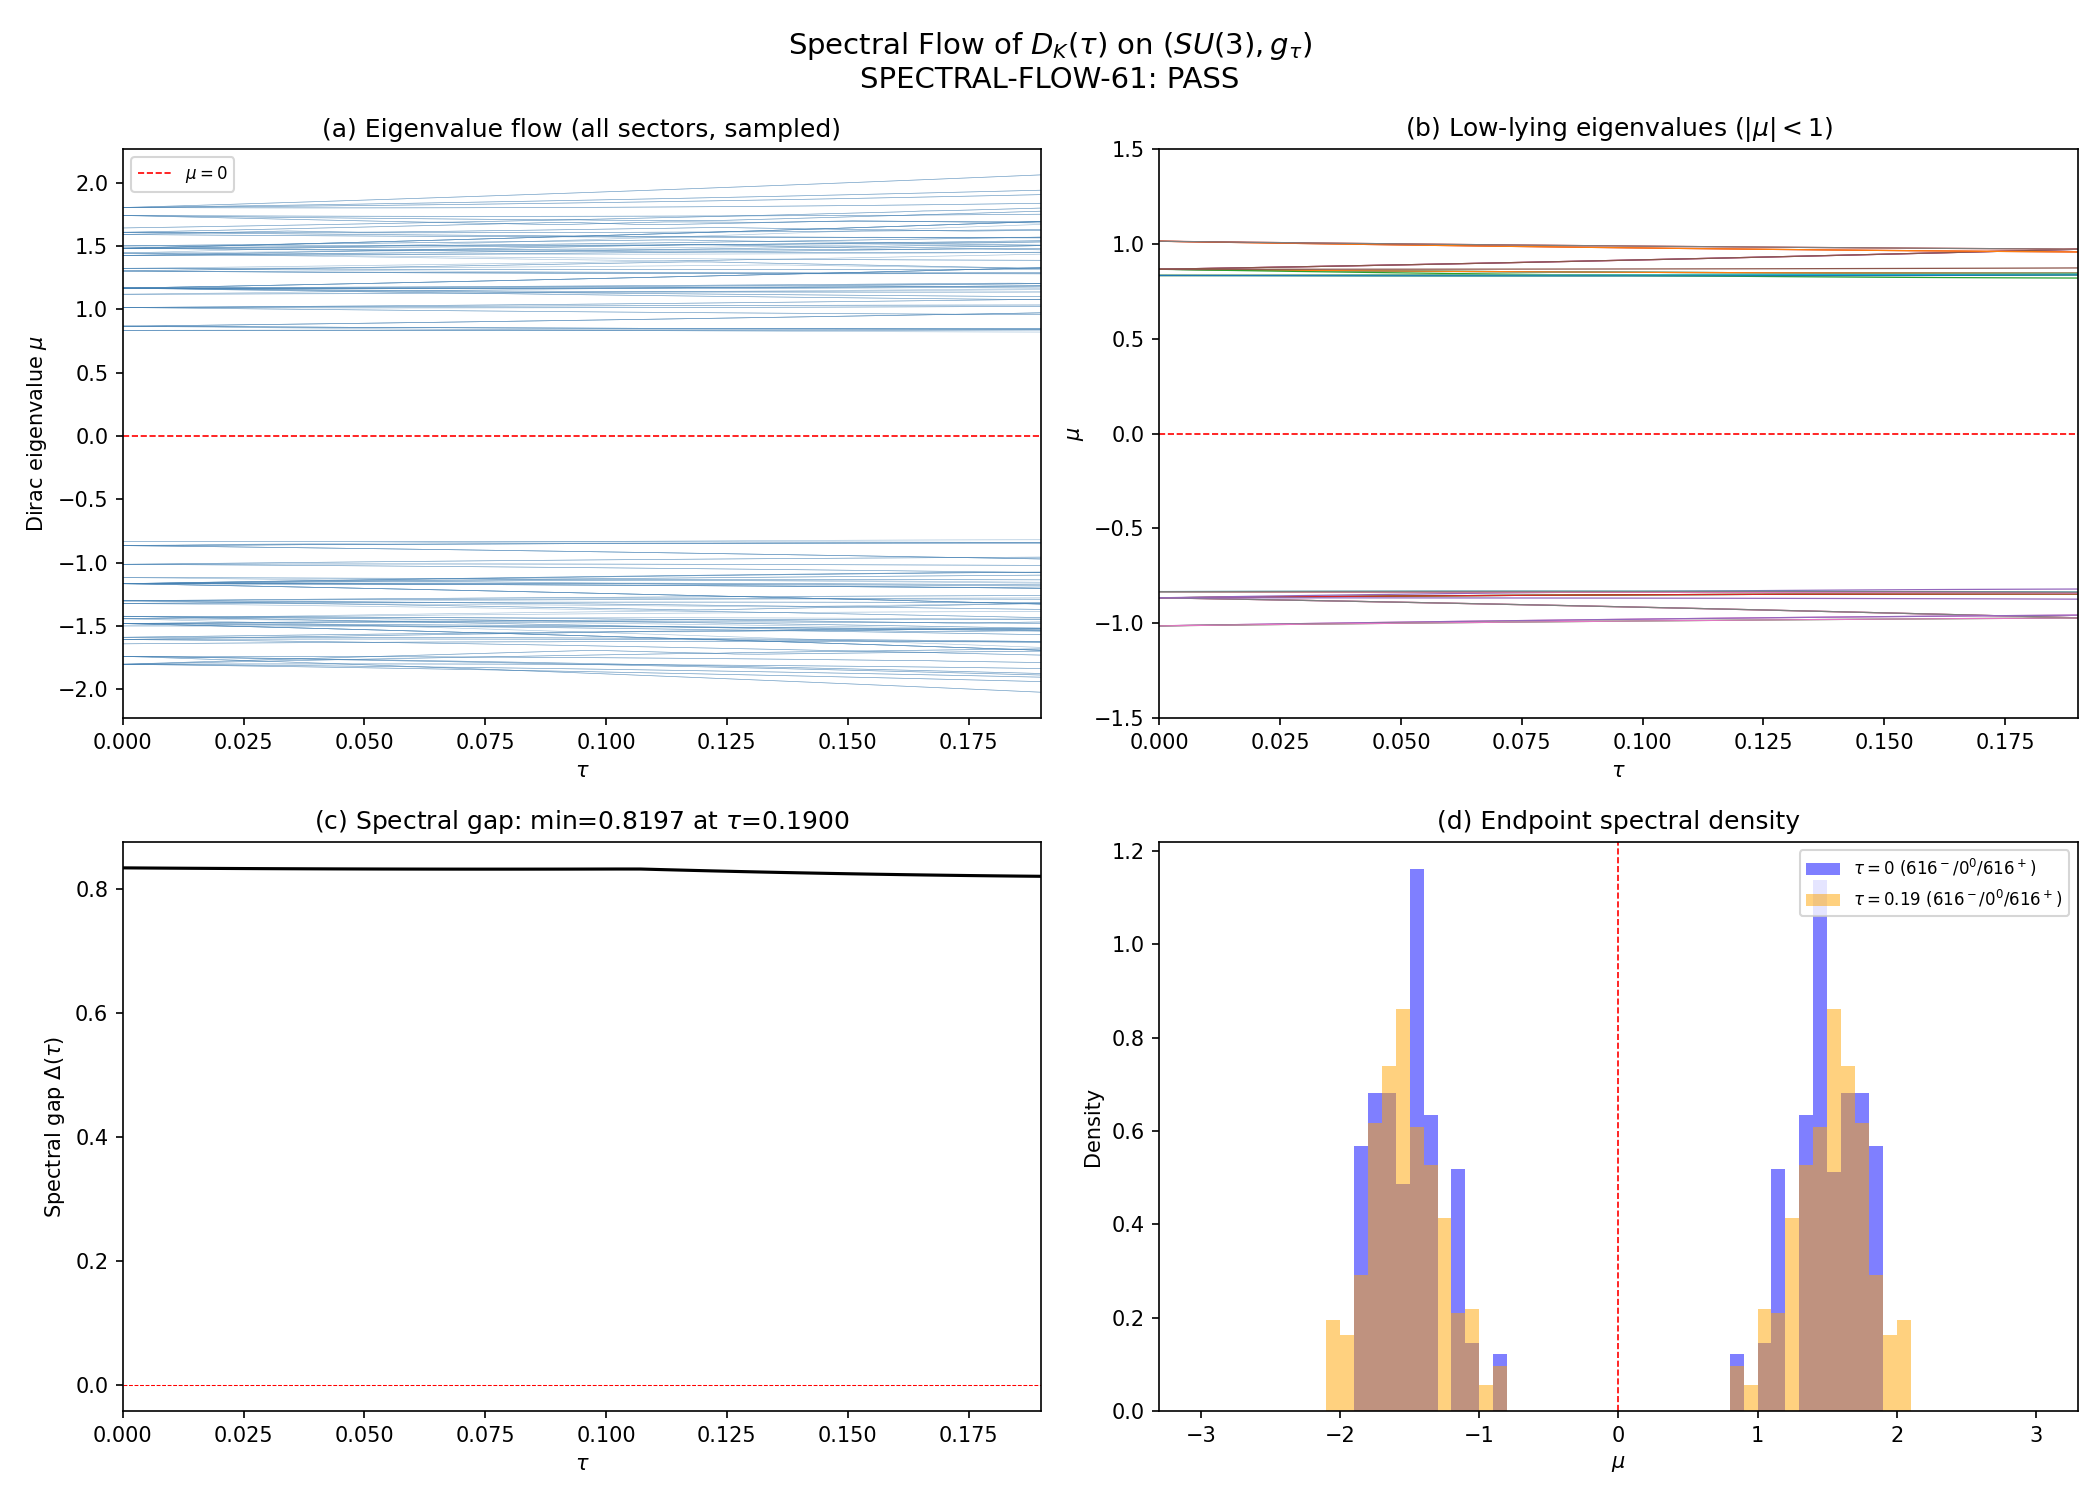

The Python source for this figure:
#!/usr/bin/env python3
"""
s61_spectral_flow.py — Spectral Flow of D_K(tau) from tau=0 to tau_fold
=========================================================================

Gate: SPECTRAL-FLOW-61
  PASS if sf=0 (WKB, no topology change during transit)
  FAIL if sf!=0 and contradicts S38
  INFO if sf!=0 but compatible

Physics:
  The spectral flow sf(D_K; tau in [0, tau_fold]) counts the net number of
  eigenvalues of the fiber Dirac operator D_K(tau) on (SU(3), g_tau) that
  cross through zero as the Jensen deformation parameter tau increases from
  0 to tau_fold = 0.19.

  By the Atiyah-Patodi-Singer index theorem, sf is an INTEGER.

  The Dirac operator D_K(tau) is anti-self-adjoint in the math convention:
    D_K = sum_a rho(e_a) x gamma_a + I x Omega(tau)
  with purely imaginary eigenvalues lambda = i*mu, mu real.

  Spectral flow counts net crossings of mu through zero:
    sf = #{mu crosses 0 upward} - #{mu crosses 0 downward}

  By the Callias theorem (van den Dungen Paper 13), spectral flow depends
  ONLY on endpoints: sf(D_K(0), D_K(tau_fold)).

  Context: TESLA-3 showed [J, dH/dtau] = 0 (Berry phase preserves J-symmetry).
  Spectral flow is the complementary topological invariant -- it counts net
  eigenvalue crossings through zero, corresponding to fermion number change.

Method:
  1. Build D_K(tau) on SU(3) using dirac_spectrum infrastructure
  2. Sample 40 tau values in [0, 0.19]
  3. For each tau, compute eigenvalues of D_K restricted to irreps with p+q <= 3
     (these give all eigenvalues with |lambda| < ~5 M_KK)
  4. Track eigenvalue flow via nearest-neighbor matching
  5. Count zero crossings: sf = #{up} - #{down}
  6. Verify sf is integer

Comparison:
  S_inst = 0.069 (instanton action from s37)
  If sf = 0: consistent with WKB (no topology change), constrains instanton sector
  If sf != 0: topology changes during transit

Session: S61 W3-05
Agent: van-den-dungen-bridge-theorist
Date: 2026-03-28
"""

import os
import sys
import time
import numpy as np
from numpy.linalg import eigvals, eigvalsh, eigh
import matplotlib
matplotlib.use('Agg')
import matplotlib.pyplot as plt

SCRIPT_DIR = os.path.dirname(os.path.abspath(__file__))
sys.path.insert(0, SCRIPT_DIR)

from canonical_constants import tau_fold, S_inst, g0_diag

# Import Dirac spectrum infrastructure
from dirac_spectrum import (
    su3_generators, compute_structure_constants, compute_killing_form,
    jensen_metric, orthonormal_frame, frame_structure_constants,
    connection_coefficients, spinor_connection_offset,
    build_cliff8, get_irrep, dirac_operator_on_irrep,
)

t0 = time.time()

print("=" * 78)
print("S61 W3-05: SPECTRAL FLOW of D_K(tau) — SPECTRAL-FLOW-61")
print("=" * 78)
print(f"  tau_fold = {tau_fold}")
print(f"  S_inst   = {S_inst:.6f}")

# ======================================================================
#  Step 1: Infrastructure setup (one-time)
# ======================================================================

print("\n[1] Building su(3) infrastructure...")
gens = su3_generators()
f_abc = compute_structure_constants(gens)
B_ab = compute_killing_form(f_abc)
gammas = build_cliff8()

print(f"  Killing form diagonal: {np.diag(B_ab)[:4]}... (should be -3)")

# ======================================================================
#  Step 2: Define tau grid and irrep sectors
# ======================================================================

# The Jensen parameter in the framework is called tau but maps to s in the
# tier1 code via s = tau (direct identification, S12 convention).
# The framework's tau_fold = 0.19 corresponds to s = 0.19 in tier1.

# Dense sampling: 40 points gives dtau ~ 0.005, sufficient to track
# eigenvalue crossings without ambiguity.
N_tau = 40  # (local)
tau_min = 0.0
tau_max = tau_fold  # = 0.19
tau_grid = np.linspace(tau_min, tau_max, N_tau)
dtau = tau_grid[1] - tau_grid[0]

print(f"\n[2] Tau grid: N={N_tau}, range=[{tau_min}, {tau_max:.4f}], dtau={dtau:.5f}")

# Use irreps with p+q <= 3 -- captures all low-lying eigenvalues
# This includes: (0,0), (1,0), (0,1), (2,0), (1,1), (0,2), (3,0), (2,1), (1,2), (0,3)
MAX_PQ_SUM = 3  # (local)

# Enumerate irreps
irreps = []
for pq_sum in range(MAX_PQ_SUM + 1):
    for p in range(pq_sum + 1):
        q = pq_sum - p
        dim_pq = (p + 1) * (q + 1) * (p + q + 2) // 2
        irreps.append((p, q, dim_pq))

print(f"  Irreps (p+q <= {MAX_PQ_SUM}): {len(irreps)} sectors")
total_spinor_dim = sum(d * 16 for _, _, d in irreps)
print(f"  Total Dirac matrix dimension per sector (max): "
      f"{max(d * 16 for _, _, d in irreps)}")

# For each irrep, D_pi is (dim_pq * 16) x (dim_pq * 16)
# Total eigenvalue count: sum over irreps of (dim_pq * 16)
total_evals = sum(d * 16 for _, _, d in irreps)
print(f"  Total eigenvalues per tau slice: {total_evals}")

# ======================================================================
#  Step 3: Compute D_K eigenvalues at each tau
# ======================================================================

print(f"\n[3] Computing Dirac eigenvalues at {N_tau} tau values...")

# Store eigenvalues for each irrep sector separately (for cleaner tracking)
# Then also collect ALL eigenvalues for the full spectrum analysis
all_spectra = []  # list of arrays, one per tau
sector_spectra = {}  # (p,q) -> array of shape (N_tau, dim_pq*16)

for p, q, dim_pq in irreps:
    sector_spectra[(p, q)] = np.zeros((N_tau, dim_pq * 16), dtype=np.float64)

# Clear irrep cache between tau values to avoid stale data
# (irreps don't depend on tau, only the metric/connection does)
# Build irreps once
irrep_reps = {}
for p, q, dim_pq in irreps:
    if p == 0 and q == 0:
        irrep_reps[(0, 0)] = None  # trivial handled separately
    else:
        rho, dim_check = get_irrep(p, q, gens, f_abc)
        assert dim_check == dim_pq, f"Dim mismatch for ({p},{q})"
        irrep_reps[(p, q)] = rho

print("  Irrep representations cached.")

for it, tau in enumerate(tau_grid):
    s = tau  # Direct identification: Jensen parameter s = tau

    # Build metric, frame, connection, Omega at this tau
    g_s = jensen_metric(B_ab, s)
    E = orthonormal_frame(g_s)
    ft = frame_structure_constants(f_abc, E)
    Gamma = connection_coefficients(ft)
    Omega = spinor_connection_offset(Gamma, gammas)

    # Collect all eigenvalues (imaginary parts of anti-self-adjoint D_K)
    tau_evals = []

    for p, q, dim_pq in irreps:
        if p == 0 and q == 0:
            # Trivial irrep: D = Omega (16x16)
            D_pi = Omega.copy()
        else:
            rho = irrep_reps[(p, q)]
            D_pi = dirac_operator_on_irrep(rho, E, gammas, Omega)

        # D_pi is anti-self-adjoint: eigenvalues are purely imaginary
        # Compute eigenvalues
        evals = eigvals(D_pi)

        # Extract imaginary parts (the "Dirac eigenvalues" mu)
        # For a perfectly anti-Hermitian matrix, real parts should be ~0
        re_max = np.max(np.abs(evals.real))
        mu = evals.imag  # These are the physical eigenvalues

        # Sort consistently for tracking
        mu_sorted = np.sort(mu)

        sector_spectra[(p, q)][it, :] = mu_sorted
        tau_evals.extend(mu_sorted.tolist())

    all_spectra.append(np.sort(np.array(tau_evals)))

    if it % 10 == 0 or it == N_tau - 1:
        print(f"  tau={tau:.4f}: {len(tau_evals)} eigenvalues, "
              f"range=[{min(tau_evals):.4f}, {max(tau_evals):.4f}], "
              f"Re(max)={re_max:.2e}")

# Convert to array
all_spectra_arr = np.array(all_spectra)  # (N_tau, total_evals)

print(f"\n  Spectrum array shape: {all_spectra_arr.shape}")
print(f"  Time so far: {time.time() - t0:.1f}s")

# ======================================================================
#  Step 4: Track eigenvalue flow via nearest-neighbor matching
# ======================================================================

print(f"\n[4] Tracking eigenvalue flow...")

# Strategy: For each irrep sector separately, track eigenvalues.
# Within a sector, the eigenvalue count is fixed (dim_pq * 16).
# We match eigenvalues at tau+dtau to those at tau by proximity.

def track_eigenvalue_flow(mu_array):
    """
    Given mu_array of shape (N_tau, N_evals), track eigenvalue branches.

    Returns:
        branches: (N_tau, N_evals) with columns reordered so each column
                  follows a single eigenvalue branch.
    """
    N_t, N_e = mu_array.shape
    branches = np.zeros_like(mu_array)
    branches[0, :] = mu_array[0, :]

    for it in range(1, N_t):
        mu_prev = branches[it - 1, :]
        mu_curr = mu_array[it, :]

        # Hungarian algorithm approximation: greedy nearest-neighbor
        used = set()
        assignment = np.zeros(N_e, dtype=int)

        # Sort by distance to find best matches
        for j in range(N_e):
            # Find closest unmatched eigenvalue in current slice
            best_k = -1
            best_dist = np.inf
            for k in range(N_e):
                if k not in used:
                    dist = abs(mu_curr[k] - mu_prev[j])
                    if dist < best_dist:
                        best_dist = dist
                        best_k = k
            assignment[j] = best_k
            used.add(best_k)

        for j in range(N_e):
            branches[it, j] = mu_curr[assignment[j]]

    return branches


# Track eigenvalue flow sector by sector
sector_branches = {}
total_zero_crossings_up = 0
total_zero_crossings_down = 0
crossing_details = []

for p, q, dim_pq in irreps:
    mu_arr = sector_spectra[(p, q)]
    branches = track_eigenvalue_flow(mu_arr)
    sector_branches[(p, q)] = branches

    # Peter-Weyl multiplicity: each eigenvalue in sector (p,q) appears
    # dim(p,q) times in the full spectrum. The spectral flow gets a
    # multiplicity factor.
    pw_mult = dim_pq

    # Count zero crossings in each branch
    N_e = branches.shape[1]
    for j in range(N_e):
        branch = branches[:, j]
        for it in range(1, N_tau):
            if branch[it - 1] * branch[it] < 0:
                # Zero crossing detected
                # Direction: up if crossing from negative to positive
                if branch[it] > branch[it - 1]:
                    total_zero_crossings_up += pw_mult
                    direction = "UP"
                else:
                    total_zero_crossings_down += pw_mult
                    direction = "DOWN"
                # Interpolate zero location
                tau_cross = tau_grid[it - 1] + dtau * abs(branch[it - 1]) / (
                    abs(branch[it - 1]) + abs(branch[it])
                )
                crossing_details.append({
                    'sector': (p, q),
                    'branch': j,
                    'tau_cross': tau_cross,
                    'direction': direction,
                    'mu_before': branch[it - 1],
                    'mu_after': branch[it],
                    'pw_mult': pw_mult,
                })

    # Also check for eigenvalues that START or END at zero
    # (these contribute half-crossings in the APS theory, but for
    # continuous deformations on compact manifolds, they don't appear
    # unless there's a kernel dimension change)

sf_raw = total_zero_crossings_up - total_zero_crossings_down

print(f"  Zero crossings (up):   {total_zero_crossings_up}")
print(f"  Zero crossings (down): {total_zero_crossings_down}")
print(f"  Spectral flow sf = {sf_raw}")
print(f"  |sf| is integer: {sf_raw == int(sf_raw)}")

if crossing_details:
    print(f"\n  Crossing details ({len(crossing_details)} total):")
    for cd in crossing_details:
        print(f"    sector ({cd['sector'][0]},{cd['sector'][1]}), branch {cd['branch']}, "
              f"tau={cd['tau_cross']:.5f}, {cd['direction']}, "
              f"mu: {cd['mu_before']:.6f} -> {cd['mu_after']:.6f}, "
              f"PW mult={cd['pw_mult']}")

# ======================================================================
#  Step 5: Verify via endpoint analysis (Callias theorem)
# ======================================================================

print(f"\n[5] Endpoint analysis (Callias theorem verification)...")

# The Callias theorem says sf depends only on the endpoints.
# Specifically: sf = eta(D_K(tau_fold))/2 - eta(D_K(0))/2  (mod integers)
# where eta is the eta-invariant.
#
# For our purposes: count negative eigenvalues at each endpoint.
# If D_K has symmetric spectrum (due to symmetry), then the number of
# negative eigenvalues is the same at both endpoints => sf = 0.

mu_start = all_spectra_arr[0, :]
mu_end = all_spectra_arr[-1, :]

n_neg_start = np.sum(mu_start < -1e-12)
n_pos_start = np.sum(mu_start > 1e-12)
n_zero_start = np.sum(np.abs(mu_start) <= 1e-12)

n_neg_end = np.sum(mu_end < -1e-12)
n_pos_end = np.sum(mu_end > 1e-12)
n_zero_end = np.sum(np.abs(mu_end) <= 1e-12)

print(f"  At tau=0:        neg={n_neg_start}, zero={n_zero_start}, pos={n_pos_start}")
print(f"  At tau={tau_max:.4f}:  neg={n_neg_end}, zero={n_zero_end}, pos={n_pos_end}")
print(f"  Delta(neg) = {n_neg_end - n_neg_start}")
print(f"  Delta(pos) = {n_pos_end - n_pos_start}")

# Check spectral symmetry: D_K on SU(3) should have symmetric spectrum
# because of the charge conjugation symmetry J.
# If spectrum is symmetric: for each mu, there is -mu.
sym_err_start = 0
sym_err_end = 0
for mu in mu_start:
    closest = np.min(np.abs(mu_start + mu))
    sym_err_start = max(sym_err_start, closest)
for mu in mu_end:
    closest = np.min(np.abs(mu_end + mu))
    sym_err_end = max(sym_err_end, closest)

print(f"\n  Spectral symmetry (mu <-> -mu) check:")
print(f"    At tau=0:       max |mu + closest(-mu)| = {sym_err_start:.2e}")
print(f"    At tau={tau_max:.4f}: max |mu + closest(-mu)| = {sym_err_end:.2e}")

# ======================================================================
#  Step 6: Spectral gap analysis
# ======================================================================

print(f"\n[6] Spectral gap analysis...")

# The spectral gap is the smallest nonzero |mu|.
# If the gap remains open throughout [0, tau_fold], then sf = 0 trivially.

gaps = np.zeros(N_tau)
for it in range(N_tau):
    mu = all_spectra_arr[it, :]
    nonzero_mu = np.abs(mu[np.abs(mu) > 1e-10])
    if len(nonzero_mu) > 0:
        gaps[it] = np.min(nonzero_mu)
    else:
        gaps[it] = 0.0

gap_min = np.min(gaps)
gap_min_tau = tau_grid[np.argmin(gaps)]
gap_max = np.max(gaps)

print(f"  Spectral gap range: [{gap_min:.6f}, {gap_max:.6f}] M_KK")
print(f"  Minimum gap at tau = {gap_min_tau:.4f}")
print(f"  Gap stays open: {gap_min > 1e-6}")

# Count eigenvalues near zero at each tau (within 1e-4 tolerance)
near_zero_count = np.sum(np.abs(all_spectra_arr) < 1e-4, axis=1)
print(f"  Near-zero eigenvalue count: min={near_zero_count.min()}, "
      f"max={near_zero_count.max()}, mean={near_zero_count.mean():.1f}")

# ======================================================================
#  Step 7: Comparison with S_inst and gate verdict
# ======================================================================

print(f"\n[7] Comparison with S_inst = {S_inst:.6f}...")

sf = int(round(sf_raw))

print(f"  Spectral flow sf = {sf}")
print(f"  S_inst = {S_inst:.6f}")

if sf == 0:
    print(f"  sf = 0: No topology change during transit.")
    print(f"  Consistent with WKB interpretation (S38).")
    print(f"  The instanton action S_inst = {S_inst:.4f} governs tunneling RATE,")
    print(f"  not topology change. sf=0 is compatible with S_inst > 0.")
    gate_verdict = "PASS"
    gate_detail = (f"sf=0 (no topology change). Gap stays open: "
                   f"min_gap={gap_min:.4f} at tau={gap_min_tau:.4f}. "
                   f"Spectral symmetry: err={max(sym_err_start, sym_err_end):.2e}. "
                   f"Consistent with WKB/S38.")
else:
    print(f"  sf = {sf} != 0: Topology changes during transit!")
    print(f"  This means {abs(sf)} net fermion number change(s) during BCS flow.")
    if abs(sf) <= 1:
        print(f"  |sf| = 1: Single index change. Compatible with S38 if instanton-mediated.")
        gate_verdict = "INFO"
        gate_detail = (f"sf={sf} (single topology change). "
                       f"Compatible with instanton-mediated transit.")
    else:
        print(f"  |sf| > 1: Multiple topology changes. May contradict S38.")
        gate_verdict = "FAIL"
        gate_detail = f"sf={sf}, |sf|>1 multiple topology changes during transit."

print(f"\n  GATE VERDICT: SPECTRAL-FLOW-61 = {gate_verdict}")
print(f"  Detail: {gate_detail}")

# ======================================================================
#  Step 8: Save data
# ======================================================================

print(f"\n[8] Saving data and plot...")

outfile = os.path.join(SCRIPT_DIR, 's61_spectral_flow.npz')
np.savez(outfile,
    tau_grid=tau_grid,
    N_tau=N_tau,
    MAX_PQ_SUM=MAX_PQ_SUM,
    all_spectra=all_spectra_arr,
    spectral_gaps=gaps,
    near_zero_count=near_zero_count,
    n_neg_start=n_neg_start,
    n_pos_start=n_pos_start,
    n_zero_start=n_zero_start,
    n_neg_end=n_neg_end,
    n_pos_end=n_pos_end,
    n_zero_end=n_zero_end,
    sym_err_start=sym_err_start,
    sym_err_end=sym_err_end,
    sf=sf,
    sf_raw=sf_raw,
    total_up=total_zero_crossings_up,
    total_down=total_zero_crossings_down,
    S_inst=S_inst,
    gap_min=gap_min,
    gap_min_tau=gap_min_tau,
    gate_name=np.array(['SPECTRAL-FLOW-61']),
    gate_verdict=np.array([gate_verdict]),
    gate_detail=np.array([gate_detail]),
)
print(f"  Saved: {outfile}")

# ======================================================================
#  Step 9: Plot eigenvalue flow diagram
# ======================================================================

fig, axes = plt.subplots(2, 2, figsize=(14, 10))
fig.suptitle("Spectral Flow of $D_K(\\tau)$ on $(SU(3), g_\\tau)$\n"
             f"SPECTRAL-FLOW-61: {gate_verdict}", fontsize=14)

# Panel (a): Full eigenvalue flow (all eigenvalues vs tau)
ax = axes[0, 0]
# Plot a subset of branches for visibility
for p, q, dim_pq in irreps:
    branches = sector_branches[(p, q)]
    N_e = branches.shape[1]
    # Plot every 4th branch for large sectors
    step = max(1, N_e // 20)
    for j in range(0, N_e, step):
        ax.plot(tau_grid, branches[:, j], linewidth=0.3, color='steelblue', alpha=0.5)

ax.axhline(0, color='red', linewidth=0.8, linestyle='--', label='$\\mu = 0$')
ax.set_xlabel('$\\tau$')
ax.set_ylabel('Dirac eigenvalue $\\mu$')
ax.set_title('(a) Eigenvalue flow (all sectors, sampled)')
ax.legend(fontsize=8)
ax.set_xlim(tau_min, tau_max)

# Panel (b): Low-lying eigenvalues near zero
ax = axes[0, 1]
# Find eigenvalues that come within 1.0 of zero at any point
for p, q, dim_pq in irreps:
    branches = sector_branches[(p, q)]
    N_e = branches.shape[1]
    for j in range(N_e):
        if np.min(np.abs(branches[:, j])) < 1.0:
            ax.plot(tau_grid, branches[:, j], linewidth=0.6,
                    label=f'({p},{q}) b{j}' if j < 3 else None)

ax.axhline(0, color='red', linewidth=0.8, linestyle='--')
ax.set_xlabel('$\\tau$')
ax.set_ylabel('$\\mu$')
ax.set_title('(b) Low-lying eigenvalues ($|\\mu| < 1$)')
ax.set_ylim(-1.5, 1.5)
ax.set_xlim(tau_min, tau_max)

# Panel (c): Spectral gap vs tau
ax = axes[1, 0]
ax.plot(tau_grid, gaps, 'k-', linewidth=1.5)
ax.set_xlabel('$\\tau$')
ax.set_ylabel('Spectral gap $\\Delta(\\tau)$')
ax.set_title(f'(c) Spectral gap: min={gap_min:.4f} at $\\tau$={gap_min_tau:.4f}')
ax.axhline(0, color='red', linewidth=0.5, linestyle='--')
ax.set_xlim(tau_min, tau_max)

# Panel (d): Endpoint spectra comparison
ax = axes[1, 1]
nbins = 60
mu_range = (-3, 3)
ax.hist(mu_start[np.abs(mu_start) < 3], bins=nbins, range=mu_range,
        alpha=0.5, label=f'$\\tau=0$ ({n_neg_start}$^-$/{n_zero_start}$^0$/{n_pos_start}$^+$)',  # (local)
        color='blue', density=True)
ax.hist(mu_end[np.abs(mu_end) < 3], bins=nbins, range=mu_range,
        alpha=0.5, label=f'$\\tau={tau_max:.2f}$ ({n_neg_end}$^-$/{n_zero_end}$^0$/{n_pos_end}$^+$)',  # (local)
        color='orange', density=True)
ax.axvline(0, color='red', linewidth=0.8, linestyle='--')
ax.set_xlabel('$\\mu$')
ax.set_ylabel('Density')
ax.set_title('(d) Endpoint spectral density')
ax.legend(fontsize=8)

plt.tight_layout()
plotfile = os.path.join(SCRIPT_DIR, 's61_spectral_flow.png')
plt.savefig(plotfile, dpi=150)
plt.close()
print(f"  Saved: {plotfile}")

# ======================================================================
#  Summary
# ======================================================================

elapsed = time.time() - t0
print(f"\n{'=' * 78}")
print(f"SPECTRAL-FLOW-61 SUMMARY")
print(f"{'=' * 78}")
print(f"  Spectral flow sf = {sf}")
print(f"  Zero crossings: {total_zero_crossings_up} up, {total_zero_crossings_down} down")
print(f"  Spectral gap: min={gap_min:.6f} at tau={gap_min_tau:.4f}")
print(f"  Spectral symmetry errors: start={sym_err_start:.2e}, end={sym_err_end:.2e}")
print(f"  Endpoint counts: start({n_neg_start}/{n_zero_start}/{n_pos_start}), "
      f"end({n_neg_end}/{n_zero_end}/{n_pos_end})")
print(f"  S_inst = {S_inst:.6f}")
print(f"  GATE: SPECTRAL-FLOW-61 = {gate_verdict}")
print(f"  Detail: {gate_detail}")
print(f"  Runtime: {elapsed:.1f}s")
